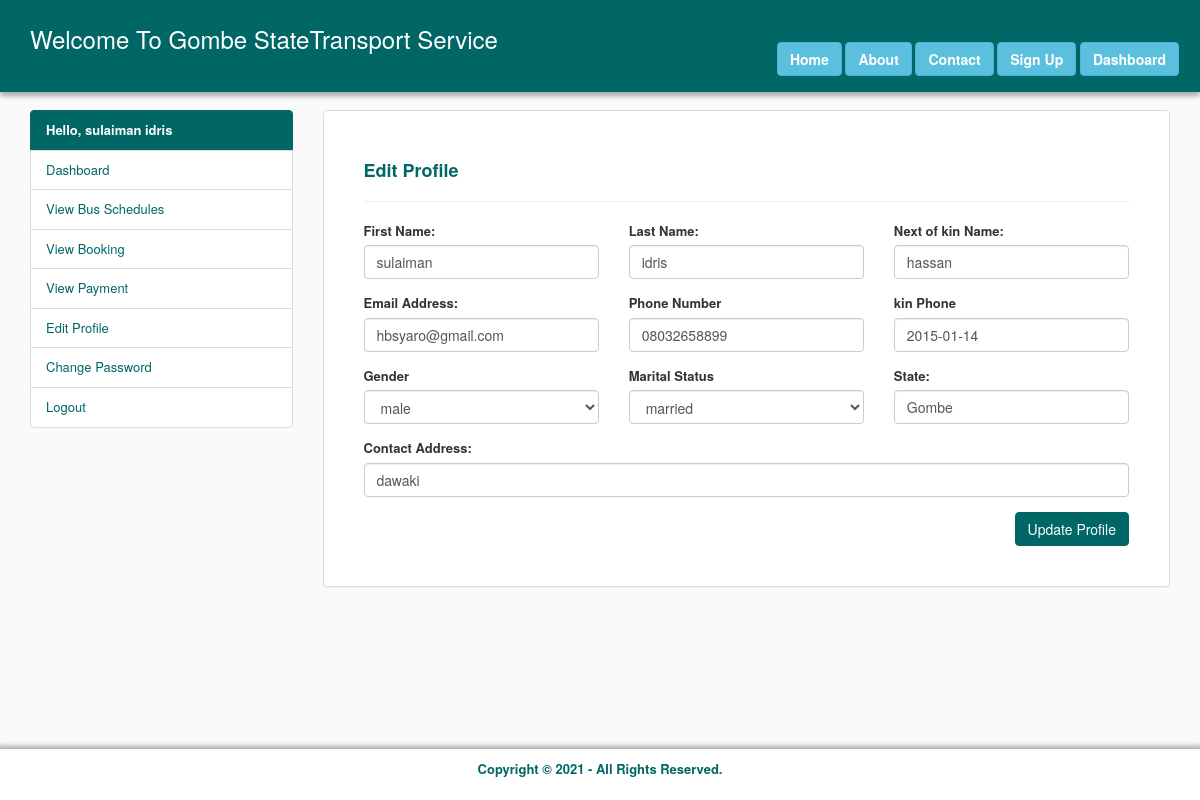
Screenshot of /view_profile.php (signed in) with the database file from the repository.
### tables this page shows
CREATE TABLE `users` (
  `id` int(11) NOT NULL,
  `fname` varchar(200) NOT NULL,
  `lname` varchar(200) NOT NULL,
  `email` varchar(200) NOT NULL,
  `phone` varchar(200) NOT NULL,
  `password` varchar(200) NOT NULL,
  `status` enum('0','1') NOT NULL
);

CREATE TABLE `user_profile` (
  `id` int(11) NOT NULL,
  `fname` varchar(200) NOT NULL,
  `lname` varchar(200) NOT NULL,
  `kin_name` varchar(200) NOT NULL,
  `email` varchar(200) NOT NULL,
  `phone` varchar(200) NOT NULL,
  `kin_phone` varchar(200) NOT NULL,
  `gender` varchar(200) NOT NULL,
  `m_status` varchar(200) NOT NULL,
  `city` varchar(200) NOT NULL,
  `address` varchar(200) NOT NULL,
  `status` enum('0','1') NOT NULL
);

### view_profile.php (the view, shortened to what this page needs)
<?php
	require 'config/conn.php';
	$loadData = mysqli_query($isah, "SELECT * FROM `user_profile` WHERE email='".$_SESSION['email']."'");
	$dataUser = mysqli_fetch_array($loadData);
?>
<!DOCTYPE html>
<html>
<head>
	<link rel="stylesheet" type="text/css" href="css/bootstrap.min.css">
	<link rel="stylesheet" type="text/css" href="css/style.css">
</head>
<body>
	<?php require 'config/header.php'; ?>
	<div class="container" style="margin-top: 110px">
		<div class="row">
			<?php require 'config/sidebar.php'; ?>
			<div class="col-md-9">
				<div class="panel panel-default">
				  <div class="panel-body" style="padding: 40px">
				  	<form method="POST" action="">
				  		<div class="form-group">
				  			<h4 class="text-left"><b>Edit Profile</b></h4> <hr>
				  		</div>
				  		<div class="row">
				  			<div class="col-md-4">
				  				<div class="form-group">
						  			<label>First Name:</label>
						  			<input type="text" name="fname" id="fname" class="form-control" placeholder="First Name" value="<?php echo $dataUser['fname']; ?>" required>
						  		</div>
				  			</div>
				  			<div class="col-md-4">
				  				<div class="form-group">
						  			<label>Last Name:</label>
						  			<input type="text" name="lname" id="lname" class="form-control" placeholder="Last Name" value="<?php echo $dataUser['lname']; ?>" required>
						  		</div>
				  			</div>
				  			<div class="col-md-4">
				  				<div class="form-group">
						  			<label>Next of kin Name:</label>
						  			<input type="text" name="kin_name" id="kin_name" class="form-control" placeholder="Next of kin" value="<?php echo $dataUser['kin_name']; ?>" required>
						  		</div>
				  			</div>
				  			<div class="col-md-4">
				  				<div class="form-group">
						  			<label>Email Address:</label>
						  			<input type="text" name="email" id="email" class="form-control" placeholder="Email Address" value="<?php echo $dataUser['email']; ?>" required>
						  		</div>
				  			</div>
				  			<div class="col-md-4">
				  				<div class="form-group">
						  			<label>Phone Number</label>
						  			<input type="text" name="phone" id="phone" class="form-control" placeholder="Phone Number" value="<?php echo $dataUser['phone']; ?>" required>
						  		</div>
				  			</div>
				  			<div class="col-md-4">
				  				<div class="form-group">
						  			<label>kin Phone</label>
						  			<input type="input" name="kin_phone" id="kin_phone" class="form-control" placeholder="090897685670" value="<?php echo $dataUser['kin_phone']; ?>" required>
						  		</div>
				  			</div>
				  			<div class="col-md-4">
				  				<div class="form-group">
						  			<label>Gender</label>
						  			<select class="form-control" name="gender" id="gender" required>
						  				<option value="<?php echo $dataUser['gender']; ?>"><?php echo $dataUser['gender']; ?></option>
						  			</select>
						  		</div>
				  			</div>
				  			<div class="col-md-4">
				  				<div class="form-group">
				  					<label>Marital Status</label>
						  			<select class="form-control" name="m_status" id="m_status" required>
						  				<option value="<?php echo $dataUser['m_status']; ?>"><?php echo $dataUser['m_status']; ?></option>
						  			</select>
						  		</div>
				  			</div>
				  			<div class="col-md-4">
				  				<div class="form-group">
						  			<label>State:</label>
						  			<input type="text" name="city" id="city" class="form-control" placeholder="Empty" value="<?php echo $dataUser['city']; ?>" required>
						  		</div>
				  			</div>
				  			<div class="col-md-12">
				  				<div class="form-group">
						  			<label>Contact Address:</label>
						  			<input type="text" name="address" id="address" class="form-control" placeholder="Contact Address" value="<?php echo $dataUser['address']; ?>" required>
						  		</div>
				  			</div>
				  		</div>
				  		<div class="form-group">
				  			<input type="submit"  name="Update_profile" id="Update_profile" class="btn btn-default pull-right" value="Update Profile">
				  		</div>
				  	</form>
				  </div>
				</div>
			</div>
		</div>
	</div>
	<?php require 'config/footer.php'; ?>
</body>
</html>

### config/sidebar.php
<?php
	$User = mysqli_query($isah, "SELECT * FROM users WHERE (email='".$_SESSION['email']."' OR phone='".$_SESSION['email']."') ");
	$viewUser = mysqli_fetch_array($User);
?>
<div class="col-md-3">
				<div class="list-group">
				  <a href="#" class="list-group-item disabled"><b>Hello, <?php echo $viewUser['fname']." ".$viewUser['lname']; ?> </b></a>
				  <a href="dashboard.php" class="list-group-item">Dashboard </a>
				  <a href="bus_schedules.php" class="list-group-item">View Bus Schedules</a>
				  <a href="view_booking.php" class="list-group-item">View Booking</a>
				  <a href="view_payment.php" class="list-group-item">View Payment</a>
				  <a href="view_profile.php" class="list-group-item">Edit Profile </a>
				  <a href="change_password.php" class="list-group-item">Change Password</a>
				  <a href="logout.php" class="list-group-item">Logout</a>
				</div>
			</div>

### css/style.css (style rules this page uses)
body { font-size: 13px; background-color: #fafafa; }
.panel-default h4 { color: #006666; font-weight: bolder; }
.btn-default { background-color: #006666; border: 1px solid #006666; color: #ffffff; }
.list-group-item.disabled, .list-group-item.disabled:focus, .list-group-item.disabled:hover { background-color: #006666; border: 1px solid #006666; color: #ffffff; }
a.list-group-item, button.list-group-item { color: #006666; }

### rows the page displays
users: fname "sulaiman", lname "idris"
user_profile: fname "sulaiman", lname "idris", kin_name "hassan", email "hbsyaro@gmail.com", phone "08032658899", kin_phone "2015-01-14", gender "male", m_status "married", city "Gombe", address "dawaki"
